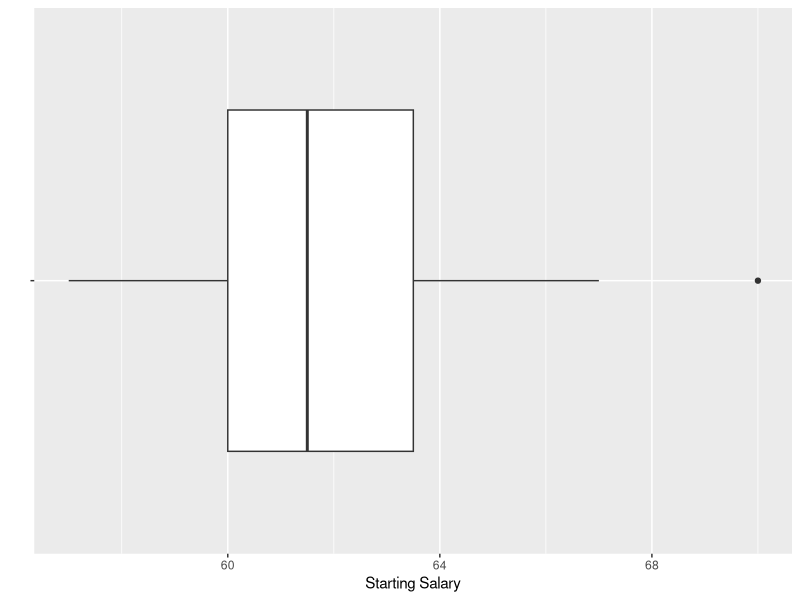

Here is the R script that generated this plot:
## ---- chunk 1
library(knitr)

df <-data.frame(
  Age = c(15, 16, 17, 18, 19, 20),
  Frequency = c(2, 5, 11, 9, 14, 13)
)

kable(df, align = "l")
## ---- chunk 2
library(knitr)

df <- data.frame(
    Value = c(1, 2, 3, 4, 5, 6),
    Frequency = c(9, 8, 5, 5, 6, 7)
)
kable(df, align = "l")
## ---- chunk 3
library(knitr)

df <- data.frame(
    Year=seq(1997, 2005, by=1),
    Accidents = c(25, 20, 21, 18, 13, 13, 7, 9, 18))

kable(df, align="l")
## ---- chunk 4
#| label: tbl-us_pupulation
#| tbl-cap: "2006 年 7 月，美国 25 个最大城市的人口数据"
#| warning: false
library(knitr)
df <- read.table("../misc/US_population.csv", header=TRUE, sep=",")
kable(df, align="l")
## ---- chunk 5
#| label: fig-StartingYearlySalaries_box
#| fig-cap: "起薪线图"
#| warning: false

library(ggplot2)
ss <- c(57, 58, 59, 60, 61, 62, 63, 64, 66, 67, 70)
f <- c(4, 1, 3, 5, 8, 10, 0, 5, 2, 3, 1)
df <- data.frame(value=rep(ss, f))
ggplot(df, aes(x=value, y="")) +
  geom_boxplot() + 
  labs(x="Starting Salary", y="")
